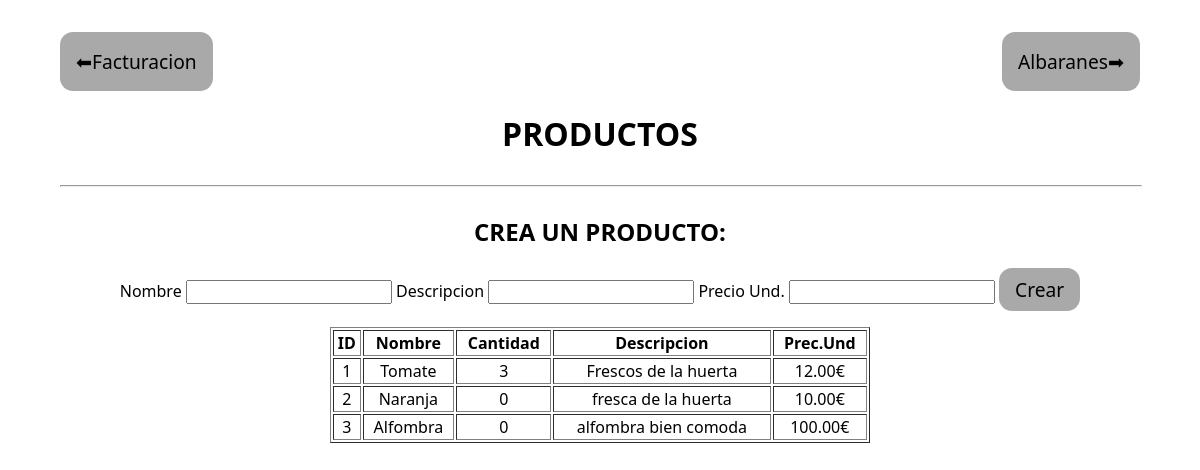
The page /productos on the database its author committed.
### models.py (models this page shows)
class Producto(db.Model):
    __tablename__ = 'producto'
    id_producto = Column(Integer, primary_key=True,autoincrement=True)
    cantidad = Column(Integer, nullable=False)
    nombre = Column(String(200), nullable=False)
    descripcion = Column(String(255))
    precio_unitario = Column(Numeric(precision=10,scale=2), nullable=False)
    albaran = relationship('Albaran',backref='producto')
    facturacion = relationship('Facturacion', backref='producto')

### routes.py (the view, shortened to what this page needs)
@main.route('/productos',methods=["GET","POST"])
def mostrar_productos():
    productos = Producto.query.all()
    form = ProductosForm()
    return render_template("productos.html",productos=productos,form=form)

### form.py
class ProductosForm(FlaskForm):
    nombre = StringField('nombre',[validators.Length(min=4, max=200)])
    descripcion = StringField('descripcion',[validators.Length(min=4, max=255)])
    precio_unitario = IntegerField('precio', validators=[validators.DataRequired(), validators.NumberRange(min=0)])

### templates/productos.html (shortened to what this page needs)
<!DOCTYPE html>
<html lang="en">
<head>
    <link rel="stylesheet" href="static/style.css">
</head>
<body>
    <div style="
    display: flex;
    justify-content: space-between;
    width: 100%;">
        <button><a href="/facturacion">⬅Facturacion</a></button>  <button><a href="/albaranes">Albaranes➡</a></button>
    </div>
    <h1>PRODUCTOS</h1>
    <hr style="width: 100%;">
    <h2>CREA UN PRODUCTO:</h2>
    <form method="post">
        <label >Nombre {{form.nombre}}</label>
        <label >Descripcion {{form.descripcion}}</label>
        <label >Precio Und. {{form.precio_unitario}}</label>
        <button style="padding: 0.5rem 1rem;" type="submit">Crear</button>
    </form>
    <table border style="text-align: center;">
     <thead>
        <tr>
            <th>ID</th>
            <th>Nombre</th>
            <th>Cantidad</th>
            <th>Descripcion</th>
            <th>Prec.Und</th>
        </tr>
     </thead>
     <tbody>
        {% for producto in productos %}
        <tr>
            <td>{{producto.id_producto}}</td>
            <td>{{producto.nombre}}</td>
            <td>{{producto.cantidad}}</td>
            <td>{{producto.descripcion}}</td>
            <td>{{producto.precio_unitario}}€</td>
        </tr>
        {% endfor %}
     </tbody>
    </table>
</body>
</html>

### static/style.css (style rules this page uses)
* { font-family: 'Segoe UI', Tahoma, Geneva, Verdana, sans-serif; }
body { height: 90%; width: 90%; display: flex; justify-content: center; flex-direction: column; align-content: center; align-items: center; margin: auto; margin-top: 2rem; }
button { padding: 1rem; border-radius: 13px; border: none; font-size: larger; color: black; background: darkgrey; }
a { text-decoration: none; color: black; }
table { text-align: center; width: 50%; margin: 1rem; }

### rows shown on the page
Producto: id_producto "1", nombre "Tomate", cantidad "3", descripcion "Frescos de la huerta", precio_unitario "12.00"
Producto: id_producto "2", nombre "Naranja", cantidad "0", descripcion "fresca de la huerta", precio_unitario "10.00"
Producto: id_producto "3", nombre "Alfombra", cantidad "0", descripcion "alfombra bien comoda", precio_unitario "100.00"
